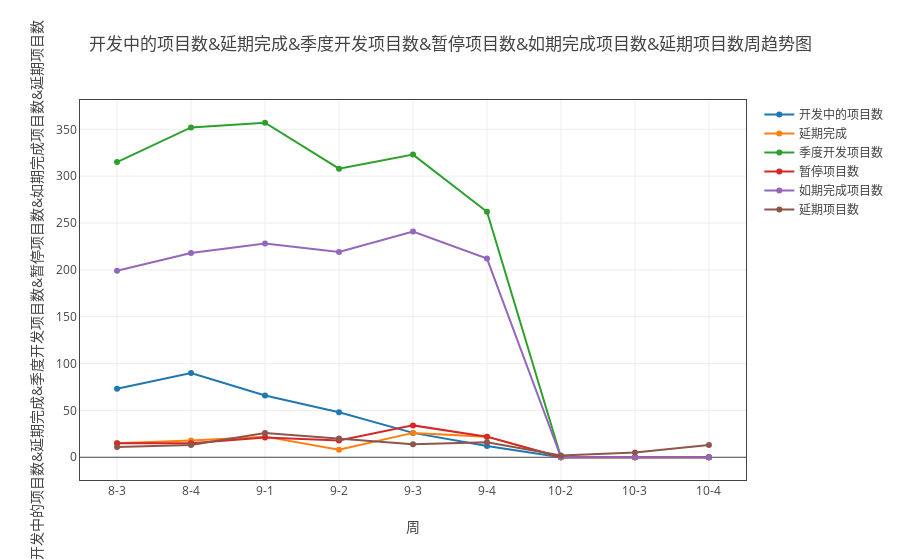

Notebook cell for this chart:
### Markdown cell above
#### 季度开发项目数、如期完成项目数、延期完成、开发中的项目数、延期项目数和暂停项目数

### Code cell
ss=myModule.format(all_dict ,"日期" ,['季度开发项目数', '如期完成项目数', '延期完成', '开发中的项目数', '延期项目数', '暂停项目数'])
tt = myModule.myPlot(myModule.sort_by_index(ss.groupby('sum')))
tt.plot('line')

### Figure 1 — Plotly figure (JSON) as saved in the notebook; plotly's stock layout.template omitted (floating-point values rounded to 4 significant figures)
{"data": [{"name": "开发中的项目数", "type": "scatter", "uid": "3d52a484-dbfd-11e8-8ddb-a41f72875c19", "x": ["8-3", "8-4", "9-1", "9-2", "9-3", "9-4", "10-2", "10-3", "10-4"], "y": [73, 90, 66, 48, 26, 12, 0, 0, 0]}, {"name": "延期完成", "type": "scatter", "uid": "3d52a485-dbfd-11e8-8ddb-a41f72875c19", "x": ["8-3", "8-4", "9-1", "9-2", "9-3", "9-4", "10-2", "10-3", "10-4"], "y": [15, 18, 22, 8, 26, 22, 0, 0, 0]}, {"name": "季度开发项目数", "type": "scatter", "uid": "3d52a486-dbfd-11e8-8ddb-a41f72875c19", "x": ["8-3", "8-4", "9-1", "9-2", "9-3", "9-4", "10-2", "10-3", "10-4"], "y": [315, 352, 357, 308, 323, 262, 0, 0, 0]}, {"name": "暂停项目数", "type": "scatter", "uid": "3d52a487-dbfd-11e8-8ddb-a41f72875c19", "x": ["8-3", "8-4", "9-1", "9-2", "9-3", "9-4", "10-2", "10-3", "10-4"], "y": [15, 15, 21, 18, 34, 22, 0, 0, 0]}, {"name": "如期完成项目数", "type": "scatter", "uid": "3d52a488-dbfd-11e8-8ddb-a41f72875c19", "x": ["8-3", "8-4", "9-1", "9-2", "9-3", "9-4", "10-2", "10-3", "10-4"], "y": [199, 218, 228, 219, 241, 212, 0, 0, 0]}, {"name": "延期项目数", "type": "scatter", "uid": "3d52a489-dbfd-11e8-8ddb-a41f72875c19", "x": ["8-3", "8-4", "9-1", "9-2", "9-3", "9-4", "10-2", "10-3", "10-4"], "y": [11, 13, 26, 20, 14, 16, 2, 5, 13]}], "layout": {"title": "开发中的项目数&延期完成&季度开发项目数&暂停项目数&如期完成项目数&延期项目数周趋势图", "xaxis": {"mirror": "all", "nticks": 20, "showgrid": true, "showline": true, "title": "周", "type": "category", "zeroline": true}, "yaxis": {"mirror": "all", "nticks": 20, "showgrid": true, "showline": true, "title": "开发中的项目数&延期完成&季度开发项目数&暂停项目数&如期完成项目数&延期项目数", "zeroline": true}}}
